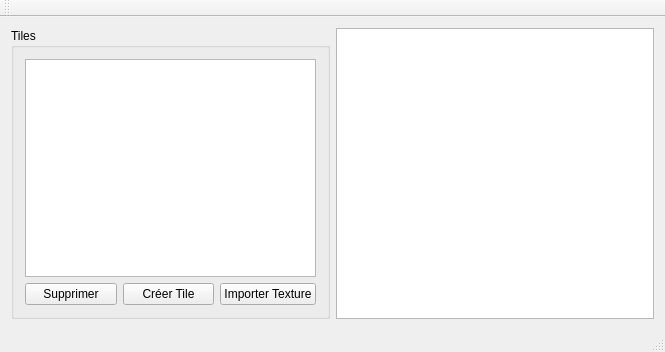
<?xml version="1.0" encoding="UTF-8"?>
<ui version="4.0">
 <class>MainWindow</class>
 <widget class="QMainWindow" name="MainWindow">
  <property name="geometry">
   <rect>
    <x>0</x>
    <y>0</y>
    <width>665</width>
    <height>352</height>
   </rect>
  </property>
  <property name="windowTitle">
   <string>MainWindow</string>
  </property>
  <widget class="QWidget" name="centralWidget">
   <layout class="QHBoxLayout" name="horizontalLayout">
    <item>
     <widget class="QGroupBox" name="grp_Opt">
      <property name="title">
       <string>Tiles</string>
      </property>
      <layout class="QVBoxLayout" name="verticalLayout">
       <item>
        <widget class="QListWidget" name="lv_tiles">
         <property name="viewMode">
          <enum>QListView::IconMode</enum>
         </property>
        </widget>
       </item>
       <item>
        <layout class="QHBoxLayout" name="horizontalLayout_2">
         <item>
          <widget class="QPushButton" name="pb_delete_tiles">
           <property name="text">
            <string>Supprimer</string>
           </property>
          </widget>
         </item>
         <item>
          <widget class="QPushButton" name="btn_cr_tile">
           <property name="text">
            <string>Créer Tile</string>
           </property>
          </widget>
         </item>
         <item>
          <widget class="QPushButton" name="bgn_imp_text">
           <property name="text">
            <string>Importer Texture</string>
           </property>
          </widget>
         </item>
        </layout>
       </item>
      </layout>
     </widget>
    </item>
    <item>
     <widget class="QGraphicsView" name="graphicsView"/>
    </item>
   </layout>
  </widget>
  <widget class="QMenuBar" name="menuBar">
   <property name="geometry">
    <rect>
     <x>0</x>
     <y>0</y>
     <width>665</width>
     <height>21</height>
    </rect>
   </property>
  </widget>
  <widget class="QToolBar" name="mainToolBar">
   <attribute name="toolBarArea">
    <enum>TopToolBarArea</enum>
   </attribute>
   <attribute name="toolBarBreak">
    <bool>false</bool>
   </attribute>
  </widget>
  <widget class="QStatusBar" name="statusBar"/>
 </widget>
 <layoutdefault spacing="6" margin="11"/>
 <resources/>
 <connections/>
</ui>
